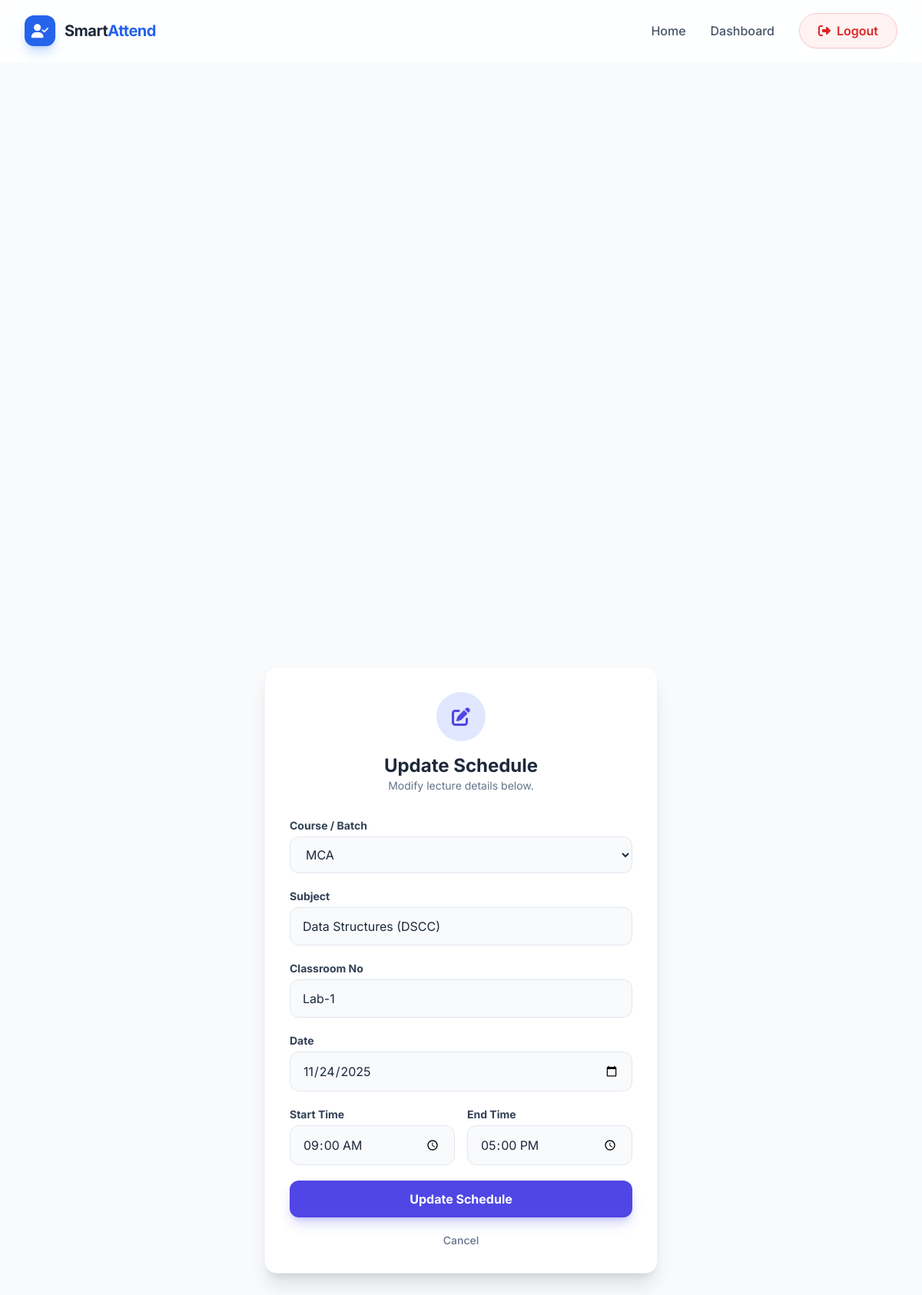
/schedule_lecture?id=1 (signed in), run on the app's committed database.
### models.py (models this page shows)
class Schedule(db.Model):
    id = db.Column(db.Integer, primary_key=True)
    teacher_email = db.Column(db.String(120), nullable=False)
    teacher_name = db.Column(db.String(100), nullable=False)
    subject = db.Column(db.String(100), nullable=False)
    course = db.Column(db.String(50), nullable=False)
    classroom = db.Column(db.String(50), nullable=False)
    date = db.Column(db.String(20), nullable=False)
    start_time = db.Column(db.String(20), nullable=False)
    end_time = db.Column(db.String(20), nullable=False)

### app.py (the view)
@app.route("/schedule_lecture")
@login_required
def schedule_lecture():
    edit_id = request.args.get('id')
    data = Schedule.query.get(edit_id) if edit_id else None
    return render_template("schedule_lecture.html", edit_data=data)

### app.py (called while the page is built)
@login_manager.user_loader
def load_user(user_id): return User.query.get(int(user_id))

### templates/schedule_lecture.html (shortened to what this page needs)
{% extends "base.html" %}
{% block content %}
<div class="min-h-screen py-10 px-4 sm:px-6 lg:px-8 flex items-center justify-center">
    <div class="bg-white w-full max-w-lg rounded-2xl shadow-xl border border-slate-100 p-8">
        <div class="text-center mb-8">
            <div class="w-16 h-16 bg-indigo-100 text-indigo-600 rounded-full flex items-center justify-center mx-auto mb-4 text-2xl">
                <i class="fa-solid {{ 'fa-pen-to-square' if edit_data else 'fa-calendar-plus' }}"></i>
            </div>
            <h2 class="text-2xl font-bold text-slate-800">
                {{ 'Update Schedule' if edit_data else 'Schedule Lecture' }}
            </h2>
            <p class="text-slate-500 text-sm">
                {{ 'Modify lecture details below.' if edit_data else 'Reserve a slot and classroom.' }}
            </p>
        </div>
        <div class="space-y-5">
            <div>
                <label class="block text-sm font-bold text-slate-700 mb-1">Course / Batch</label>
                <select id="course" class="w-full px-4 py-3 rounded-xl bg-slate-50 border border-slate-200 focus:border-indigo-500 focus:outline-none transition-all cursor-pointer">
                    <option value="MCA" {{ 'selected' if edit_data and edit_data.course == 'MCA' }}>MCA</option>
                </select>
            </div>
            <div>
                <label class="block text-sm font-bold text-slate-700 mb-1">Subject</label>
                <input type="text" id="subject" value="{{ edit_data.subject if edit_data else '' }}" class="w-full px-4 py-3 rounded-xl bg-slate-50 border border-slate-200 focus:border-indigo-500 focus:outline-none" placeholder="e.g. Artificial Intelligence">
            </div>
            <div>
                <label class="block text-sm font-bold text-slate-700 mb-1">Classroom No</label>
                <input type="text" id="classroom" value="{{ edit_data.classroom if edit_data else '' }}" class="w-full px-4 py-3 rounded-xl bg-slate-50 border border-slate-200 focus:border-indigo-500 focus:outline-none" placeholder="e.g. Lab 3 or Room 402">
            </div>
            <div>
                <label class="block text-sm font-bold text-slate-700 mb-1">Date</label>
                <input type="date" id="date" value="{{ edit_data.date if edit_data else '' }}" class="w-full px-4 py-3 rounded-xl bg-slate-50 border border-slate-200 focus:border-indigo-500 focus:outline-none">
            </div>
            <div class="grid grid-cols-2 gap-4">
                <div>
                    <label class="block text-sm font-bold text-slate-700 mb-1">Start Time</label>
                    <input type="time" id="start_time" value="{{ edit_data.start_time if edit_data else '' }}" class="w-full px-4 py-3 rounded-xl bg-slate-50 border border-slate-200 focus:border-indigo-500 focus:outline-none">
                </div>
                <div>
                    <label class="block text-sm font-bold text-slate-700 mb-1">End Time</label>
                    <input type="time" id="end_time" value="{{ edit_data.end_time if edit_data else '' }}" class="w-full px-4 py-3 rounded-xl bg-slate-50 border border-slate-200 focus:border-indigo-500 focus:outline-none">
                </div>
            </div>
            <button onclick="saveSchedule()" id="save-btn" class="w-full py-3 bg-indigo-600 text-white font-bold rounded-xl hover:bg-indigo-700 shadow-lg shadow-indigo-500/30 transition-all mt-4">
                {{ 'Update Schedule' if edit_data else 'Confirm Schedule' }}
            </button>
            <a href="/teacher_dashboard" class="block text-center text-slate-500 text-sm font-medium hover:text-indigo-600">Cancel</a>
        </div>
    </div>
</div>
{% endblock %}

### templates/base.html (style rules this page uses)
body { font-family: 'Inter', sans-serif; background-color: #f8fafc; }

### data on the page
Schedule: subject "Data Structures (DSCC)", classroom "Lab-1", date "11/24/2025", start_time "09:00", end_time "17:00"

### other printed values
{{ 'Update Schedule' if edit_data else 'Schedule Lecture' }} "Update Schedule"
{{ 'Update Schedule' if edit_data else 'Confirm Schedule' }} "Update Schedule"
